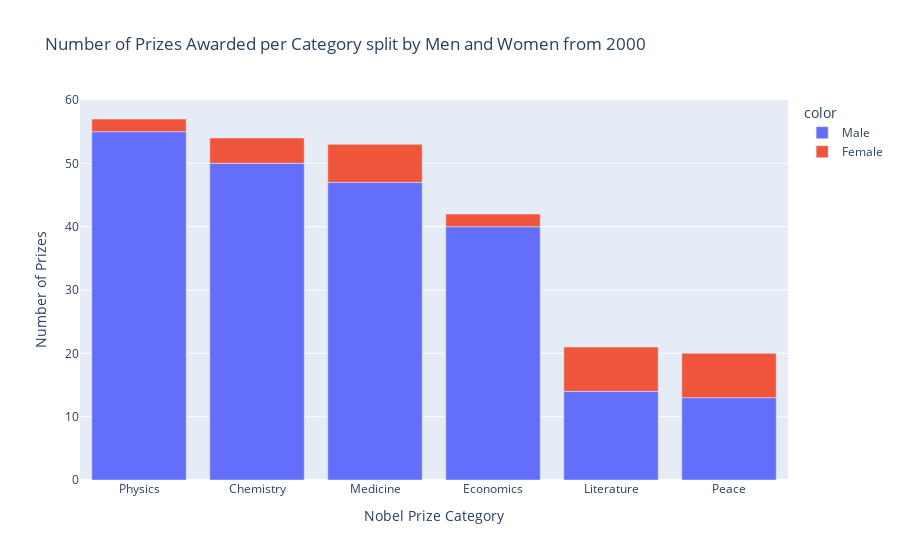

Notebook code for this chart:
### Code cell
data_from_2000 = df_data[df_data.year >= 2000]
cat_men_women = data_from_2000.groupby(['category', 'sex'], as_index=False).agg({'prize': pd.Series.count}).sort_values('prize', ascending=False)
v_bar_split = px.bar(x=cat_men_women.category,
                     y=cat_men_women.prize,
                     color=cat_men_women.sex,
                     title='Number of Prizes Awarded per Category split by Men and Women from 2000')
v_bar_split.update_layout(xaxis_title='Nobel Prize Category',
                          yaxis_title='Number of Prizes')
v_bar_split.show()

### Figure 1 — Plotly figure (JSON) as saved in the notebook; plotly's stock layout.template omitted (floating-point values rounded to 4 significant figures)
{"data": [{"alignmentgroup": "True", "hovertemplate": "color=Male<br>x=%{x}<br>y=%{y}<extra></extra>", "legendgroup": "Male", "marker": {"color": "#636efa", "pattern": {"shape": ""}}, "name": "Male", "offsetgroup": "Male", "orientation": "v", "showlegend": true, "textposition": "auto", "type": "bar", "x": ["Physics", "Chemistry", "Medicine", "Economics", "Literature", "Peace"], "xaxis": "x", "y": [55, 50, 47, 40, 14, 13], "yaxis": "y"}, {"alignmentgroup": "True", "hovertemplate": "color=Female<br>x=%{x}<br>y=%{y}<extra></extra>", "legendgroup": "Female", "marker": {"color": "#EF553B", "pattern": {"shape": ""}}, "name": "Female", "offsetgroup": "Female", "orientation": "v", "showlegend": true, "textposition": "auto", "type": "bar", "x": ["Literature", "Peace", "Medicine", "Chemistry", "Economics", "Physics"], "xaxis": "x", "y": [7, 7, 6, 4, 2, 2], "yaxis": "y"}], "layout": {"barmode": "relative", "legend": {"title": {"text": "color"}, "tracegroupgap": 0}, "title": {"text": "Number of Prizes Awarded per Category split by Men and Women from 2000"}, "xaxis": {"anchor": "y", "domain": [0, 1], "title": {"text": "Nobel Prize Category"}}, "yaxis": {"anchor": "x", "domain": [0, 1], "title": {"text": "Number of Prizes"}}}}
